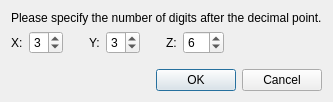
<?xml version="1.0" encoding="UTF-8"?>
<ui version="4.0">
 <class>TpoExporter_SettingDialog</class>
 <widget class="QDialog" name="TpoExporter_SettingDialog">
  <property name="geometry">
   <rect>
    <x>0</x>
    <y>0</y>
    <width>322</width>
    <height>102</height>
   </rect>
  </property>
  <property name="windowTitle">
   <string>Export Setting</string>
  </property>
  <layout class="QVBoxLayout" name="verticalLayout">
   <item>
    <widget class="QLabel" name="noteLabel">
     <property name="text">
      <string>Please specify the number of digits after the decimal point.</string>
     </property>
    </widget>
   </item>
   <item>
    <layout class="QHBoxLayout" name="horizontalLayout">
     <item>
      <widget class="QLabel" name="xLabel">
       <property name="text">
        <string>X:</string>
       </property>
      </widget>
     </item>
     <item>
      <widget class="QSpinBox" name="xSpinBox">
       <property name="maximum">
        <number>6</number>
       </property>
       <property name="value">
        <number>3</number>
       </property>
      </widget>
     </item>
     <item>
      <spacer name="horizontalSpacer">
       <property name="orientation">
        <enum>Qt::Horizontal</enum>
       </property>
       <property name="sizeType">
        <enum>QSizePolicy::Fixed</enum>
       </property>
       <property name="sizeHint" stdset="0">
        <size>
         <width>20</width>
         <height>20</height>
        </size>
       </property>
      </spacer>
     </item>
     <item>
      <widget class="QLabel" name="yLabel">
       <property name="text">
        <string>Y:</string>
       </property>
      </widget>
     </item>
     <item>
      <widget class="QSpinBox" name="ySpinBox">
       <property name="maximum">
        <number>6</number>
       </property>
       <property name="value">
        <number>3</number>
       </property>
      </widget>
     </item>
     <item>
      <spacer name="horizontalSpacer_2">
       <property name="orientation">
        <enum>Qt::Horizontal</enum>
       </property>
       <property name="sizeType">
        <enum>QSizePolicy::Fixed</enum>
       </property>
       <property name="sizeHint" stdset="0">
        <size>
         <width>20</width>
         <height>20</height>
        </size>
       </property>
      </spacer>
     </item>
     <item>
      <widget class="QLabel" name="zLabel">
       <property name="text">
        <string>Z:</string>
       </property>
      </widget>
     </item>
     <item>
      <widget class="QSpinBox" name="zSpinBox">
       <property name="maximum">
        <number>12</number>
       </property>
       <property name="value">
        <number>6</number>
       </property>
      </widget>
     </item>
     <item>
      <spacer name="horizontalSpacer_3">
       <property name="orientation">
        <enum>Qt::Horizontal</enum>
       </property>
       <property name="sizeHint" stdset="0">
        <size>
         <width>18</width>
         <height>20</height>
        </size>
       </property>
      </spacer>
     </item>
    </layout>
   </item>
   <item>
    <spacer name="verticalSpacer">
     <property name="orientation">
      <enum>Qt::Vertical</enum>
     </property>
     <property name="sizeHint" stdset="0">
      <size>
       <width>20</width>
       <height>6</height>
      </size>
     </property>
    </spacer>
   </item>
   <item>
    <widget class="QDialogButtonBox" name="buttonBox">
     <property name="orientation">
      <enum>Qt::Horizontal</enum>
     </property>
     <property name="standardButtons">
      <set>QDialogButtonBox::Cancel|QDialogButtonBox::Ok</set>
     </property>
    </widget>
   </item>
  </layout>
 </widget>
 <resources/>
 <connections>
  <connection>
   <sender>buttonBox</sender>
   <signal>accepted()</signal>
   <receiver>TpoExporter_SettingDialog</receiver>
   <slot>accept()</slot>
   <hints>
    <hint type="sourcelabel">
     <x>248</x>
     <y>254</y>
    </hint>
    <hint type="destinationlabel">
     <x>157</x>
     <y>274</y>
    </hint>
   </hints>
  </connection>
  <connection>
   <sender>buttonBox</sender>
   <signal>rejected()</signal>
   <receiver>TpoExporter_SettingDialog</receiver>
   <slot>reject()</slot>
   <hints>
    <hint type="sourcelabel">
     <x>316</x>
     <y>260</y>
    </hint>
    <hint type="destinationlabel">
     <x>286</x>
     <y>274</y>
    </hint>
   </hints>
  </connection>
 </connections>
</ui>
